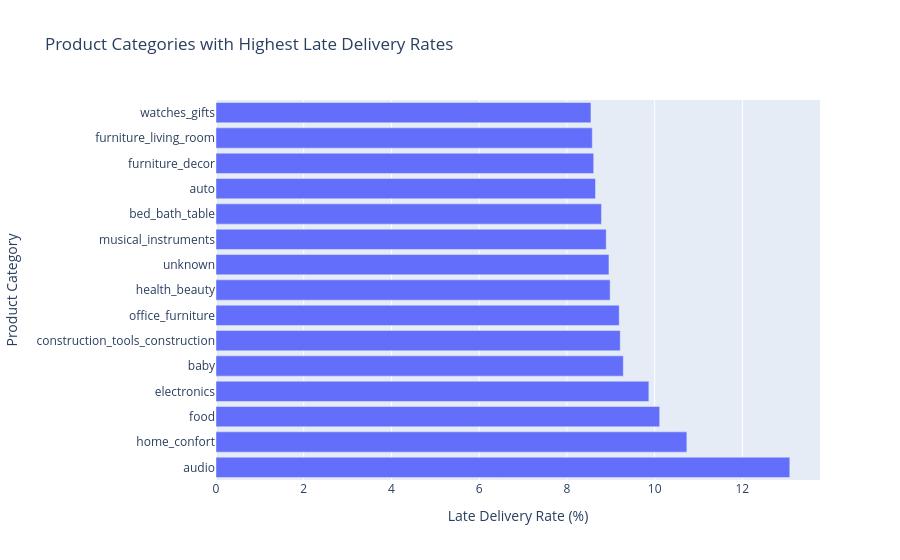

The code cell stored with this chart in its notebook:
### Code cell
fig = px.bar(
    top_late_categories,
    x="late_delivery_rate",
    y="primary_product_category",
    orientation="h",
    hover_data=["orders", "average_order_value"],
    title="Product Categories with Highest Late Delivery Rates"
)

fig.update_layout(
    xaxis_title="Late Delivery Rate (%)",
    yaxis_title="Product Category"
)

fig.show()

### Figure 1 — Plotly figure (JSON) as saved in the notebook; plotly's stock layout.template omitted (floating-point values rounded to 4 significant figures)
{"data": [{"customdata": [[344.0, 145.3], [354.0, 156.0], [435.0, 65.29], [2503.0, 62.07], [2757.0, 145.3], [727.0, 195.8], [1251.0, 215.0], [8614.0, 143.3], [1373.0, 127.0], [607.0, 303.6], [9206.0, 111.8], [3791.0, 152.8], [6190.0, 114.7], [408.0, 166.2], [5475.0, 213.1]], "hovertemplate": "late_delivery_rate=%{x}<br>primary_product_category=%{y}<br>orders=%{customdata[0]}<br>average_order_value=%{customdata[1]}<extra></extra>", "legendgroup": "", "marker": {"color": "#636efa", "pattern": {"shape": ""}}, "name": "", "orientation": "h", "showlegend": false, "textposition": "auto", "type": "bar", "x": [13.08, 10.73, 10.11, 9.868, 9.285, 9.216, 9.193, 8.985, 8.958, 8.896, 8.788, 8.652, 8.611, 8.578, 8.548], "xaxis": "x", "y": ["audio", "home_confort", "food", "electronics", "baby", "construction_tools_construction", "office_furniture", "health_beauty", "unknown", "musical_instruments", "bed_bath_table", "auto", "furniture_decor", "furniture_living_room", "watches_gifts"], "yaxis": "y"}], "layout": {"barmode": "relative", "legend": {"tracegroupgap": 0}, "title": {"text": "Product Categories with Highest Late Delivery Rates"}, "xaxis": {"anchor": "y", "domain": [0, 1], "title": {"text": "Late Delivery Rate (%)"}}, "yaxis": {"anchor": "x", "domain": [0, 1], "title": {"text": "Product Category"}}}}
